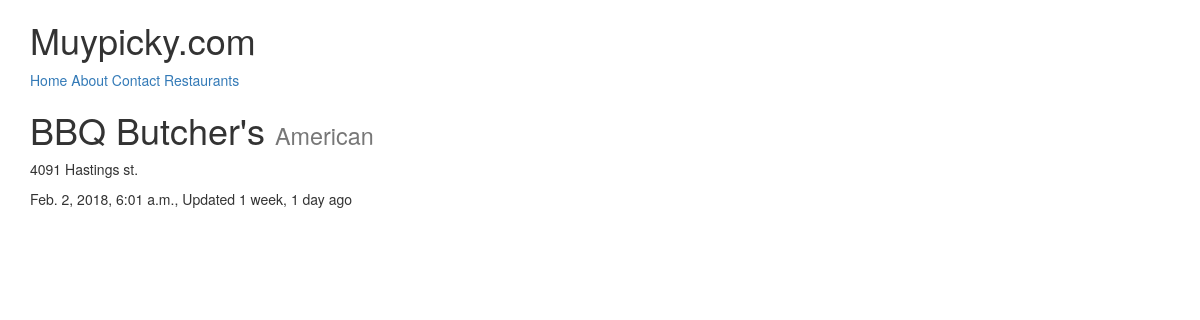
The page /restaurants/bbq-butchers/ on the database its author committed.
### restaurants/models.py (models this page shows, shortened)
class RestaurantLocation(models.Model):
	owner 		= models.ForeignKey(User)
	name 		= models.CharField(max_length=120)
	location 	= models.CharField(max_length=120, null=True, blank=True)
	category 	= models.CharField(max_length=120, null=True, blank=True, validators=[validate_category])
	timestamp   = models.DateTimeField(auto_now_add=True)
	updated     = models.DateTimeField(auto_now=True)
	slug		= models.SlugField(null=True, blank=True)
	@property
	def title(self):
		return self.name

### restaurants/views.py (the view)
# urls.py: url(r'^(?P<slug>[\w-]+)/$', RestaurantDetailView.as_view(), name='detail')
class RestaurantDetailView(DetailView):
	queryset = RestaurantLocation.objects.all()

### restaurants/templates/restaurants/restaurantlocation_detail.html (shortened to what this page needs)
{% extends "base.html" %}
{% block content %}
<h1>{{ object.title }} <small>{{ object.category }}</small></h1>
<p>{{ object.location }}</p>
<p>{{ object.timestamp }}, Updated {{ object.updated|timesince }} ago</p>
{% endblock content %}

### rows shown on the page
RestaurantLocation: title "BBQ Butcher's", category "American", location "4091 Hastings st.", timestamp "Feb. 2, 2018, 6:01 a.m.", updated "1 week, 1 day"
